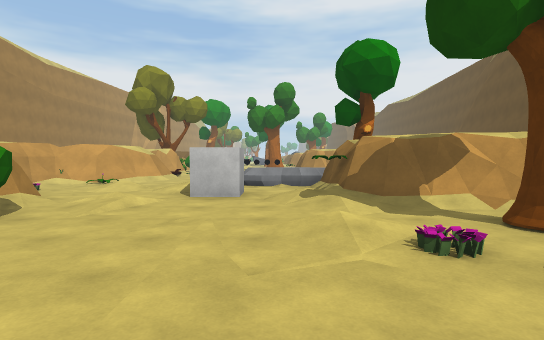
view 1 (above)

21 first-person views from a walk through a Unity game level. The camera is 1.4 m above the floor, tilts 2° down and sees 80° across. The floor is counted in squares, 2 m on a side. Each view is taken from the middle of a square. On the plan, view 1 faces up. The plan holds only what a view shows up to about 10 squares ahead; the rest is blank. The place goes on beyond the plan. Some surface patterns are stand-ins.

view 2
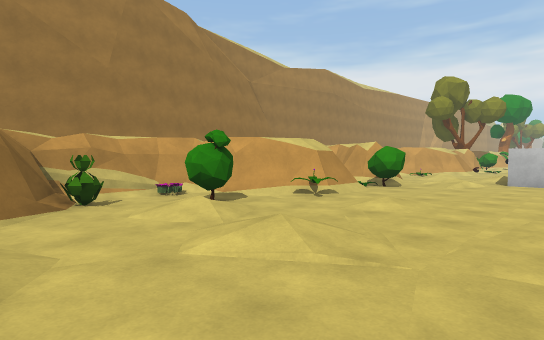

view 3
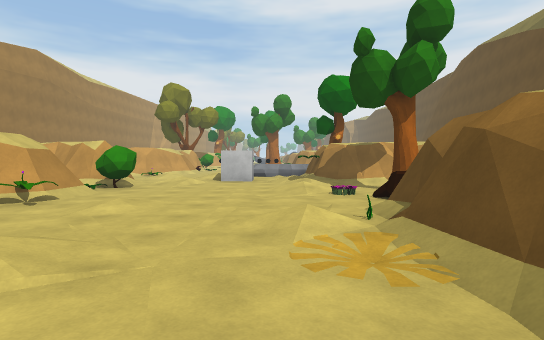

view 4
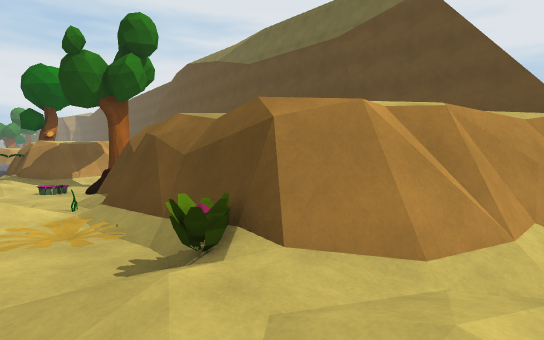

view 5
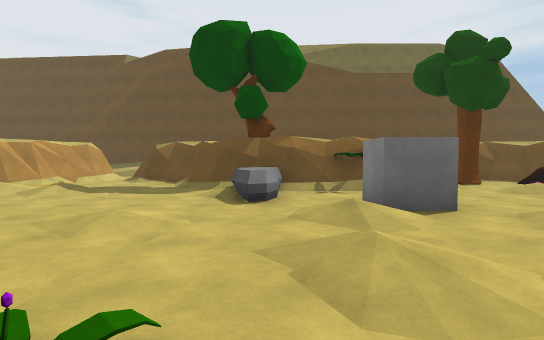

view 6
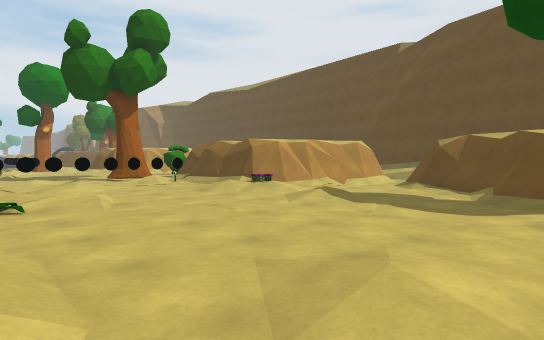

view 7
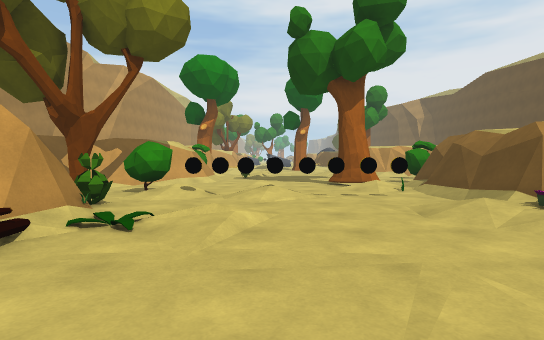

view 8
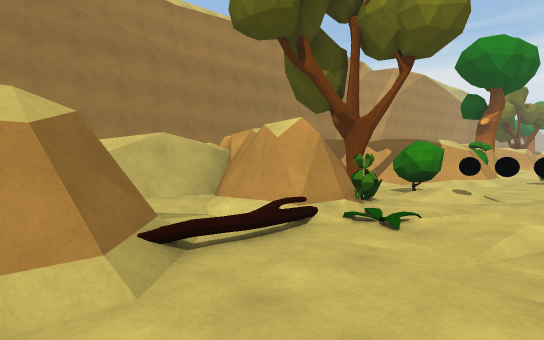

view 9
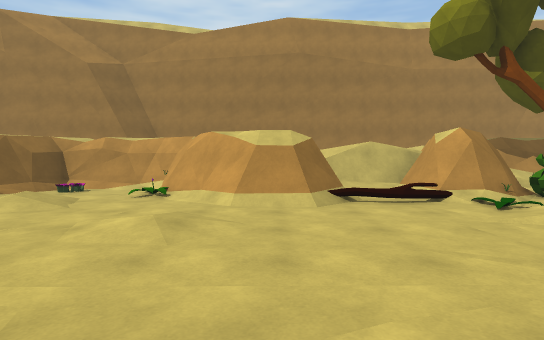

view 10
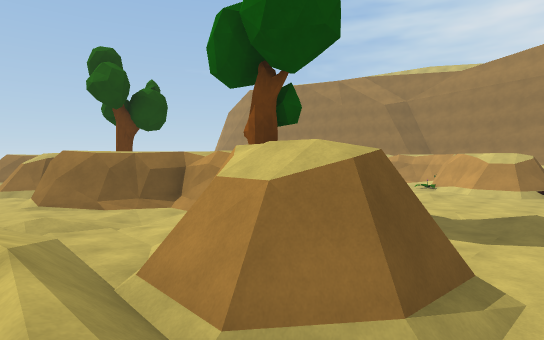

view 11
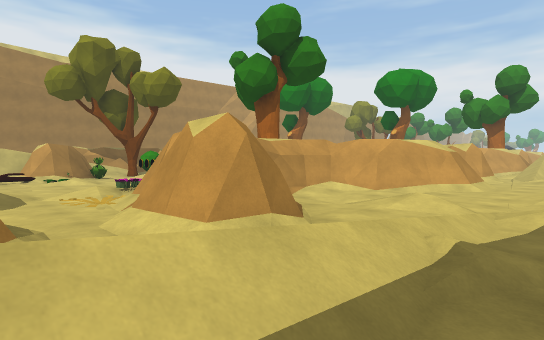

view 12
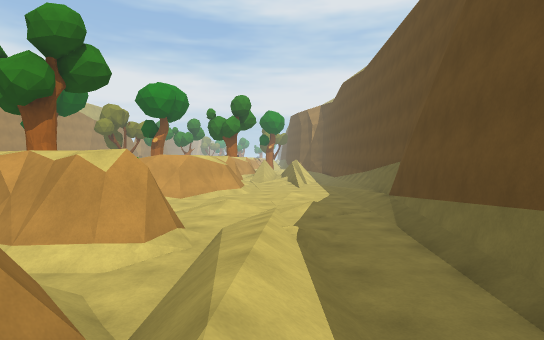

view 13
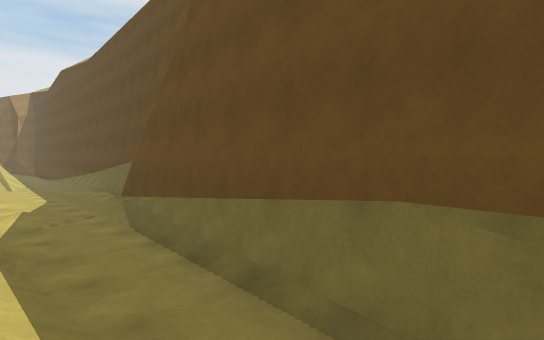

view 14
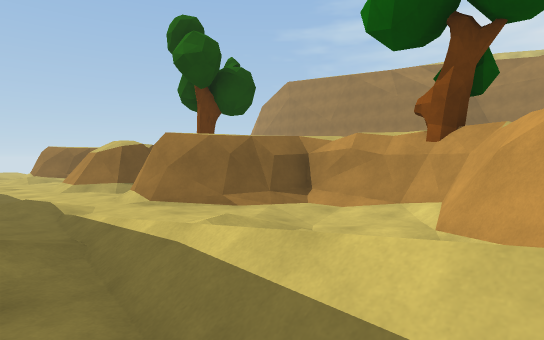

view 15
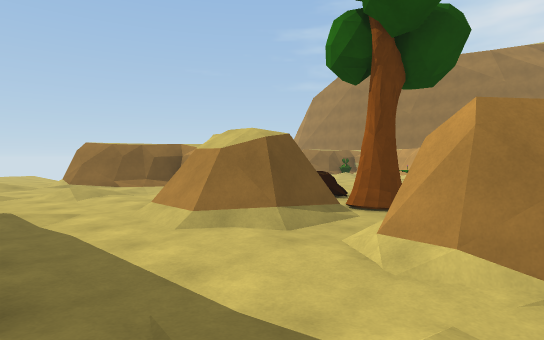

view 16
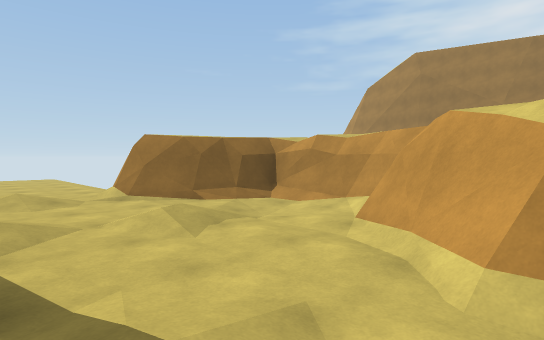

view 17
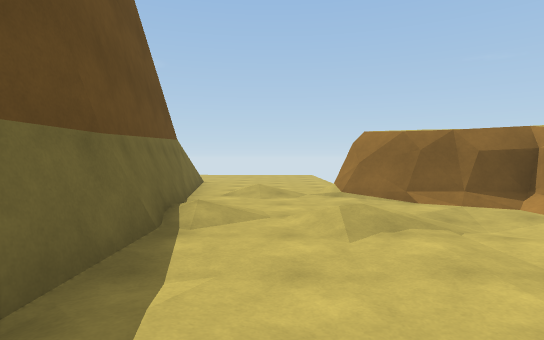

view 18
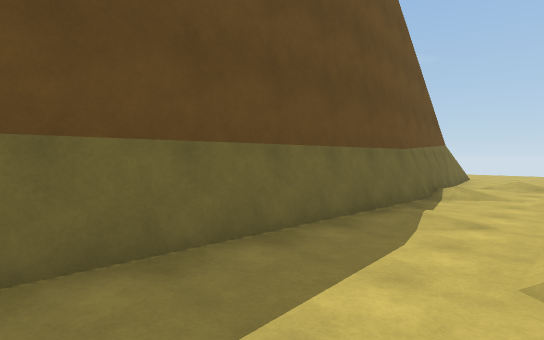

view 19
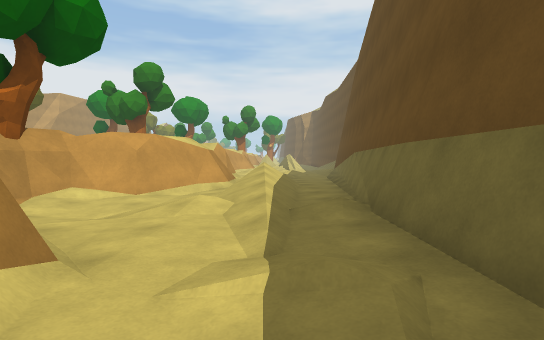

view 20
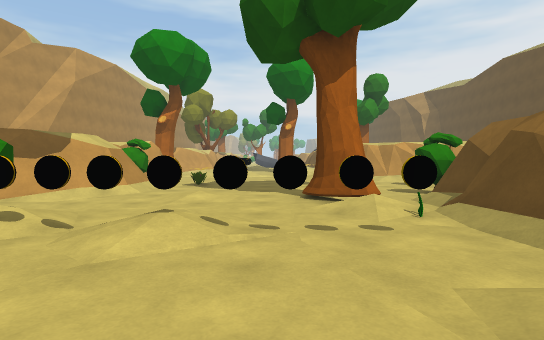

view 21
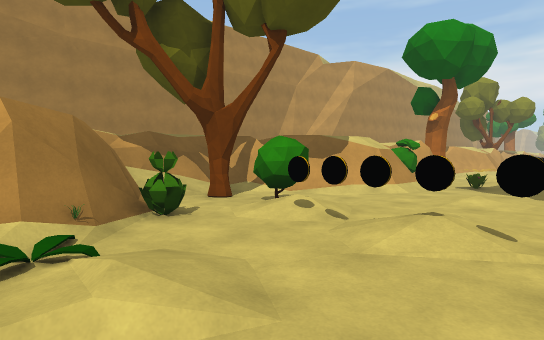

### Floor plan
Key: @ floor where view 1 was taken; # wall or solid block; . main floor; : floor 0.25 m higher than the main floor; + floor 0.5 m higher than the main floor; / step, stairs or slope; = window, fence, low wall or low ledge; ^ raised ledge; P plant; R rock; T tree; C crate; B bush; L log; I coin; O other object.
Columns run from 9 left of view 1 to 11 right of it. Each row starts with its distance up from view 1.
 22     ##.....BB ##...:#
 21    ##:::.T//###:::.:#
 20   ##:....::###::.../#
 19   #TB....:O##..:...##
 18   #T.:IIII.##..+:+.#
 17 =^^#P......## ::+..#
 16  =^##O::.:P####:/:.#
 15   ###::..:+P/##//:/#
 14   ##.O.........:/:/#
 13   ###/..../..##//:##
 12     ##......:###/:#
 11    ##:::...####:/:#
 10   ##P..../:###/:/:#
  9   #:....RRR#T..:/:#
  8   #P.+.+:..##..://#
  7   ##:...C..###:::/#
  6    # /::.:+####::/#
  5    ##/:..:/:/##:::#
  4     #BO...:.T..:.:#
  3     #/....P.T##/.:#
  2     #=.....L###/./#
  1    ##P::...####:::#
  0   ##:....@O###:::/#
 -1   #PB:....:##..::/#
 -2   #..:.+..P##..::+#
 -3   ##/.....P###/.::#
 -4    ##/::.:+####.::#
 -5          :/.:##=::#
 -6                .::=
 -7                .::/

Positions as (right, up) in squares from view 1, and headings:
1: (0, 0), facing up
2: (0, -4), facing up-left
3: (0, -4), facing up
4: (0, -5), facing up-right
5: (-6, 9), facing right
6: (-4, 10), facing up-right
7: (-2, 12), facing up
8: (-2, 12), facing up-left
9: (1, 12), facing left
10: (7, 14), facing down-left
11: (8, 13), facing up-left
12: (7, 11), facing up
13: (7, 11), facing up-right
14: (8, 11), facing down-left
15: (8, 6), facing down-left
16: (8, 2), facing down-left
17: (7, 2), facing down
18: (6, 5), facing down-right
19: (7, 4), facing up
20: (-1, 15), facing up
21: (-1, 15), facing up-left
